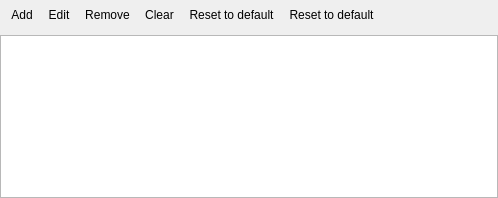
<?xml version="1.0" encoding="UTF-8"?>
<ui version="4.0">
 <class>pEnvironmentVariablesEditor</class>
 <widget class="QWidget" name="pEnvironmentVariablesEditor">
  <property name="geometry">
   <rect>
    <x>0</x>
    <y>0</y>
    <width>498</width>
    <height>198</height>
   </rect>
  </property>
  <property name="windowTitle">
   <string>Environment Variables Editor</string>
  </property>
  <layout class="QVBoxLayout" name="verticalLayout">
   <property name="margin">
    <number>0</number>
   </property>
   <item>
    <widget class="QToolBar" name="tbActions">
     <property name="iconSize">
      <size>
       <width>22</width>
       <height>22</height>
      </size>
     </property>
     <property name="floatable">
      <bool>false</bool>
     </property>
     <addaction name="aAdd"/>
     <addaction name="aEdit"/>
     <addaction name="aRemove"/>
     <addaction name="aClear"/>
     <addaction name="aResetDefault"/>
     <addaction name="aResetSystem"/>
    </widget>
   </item>
   <item>
    <widget class="QTreeView" name="tvVariables">
     <property name="indentation">
      <number>0</number>
     </property>
    </widget>
   </item>
  </layout>
  <action name="aAdd">
   <property name="icon">
    <iconset resource="../../../resources/fresh.qrc">
     <normaloff>:/fresh/icons/add.png</normaloff>:/fresh/icons/add.png</iconset>
   </property>
   <property name="text">
    <string>Add</string>
   </property>
   <property name="toolTip">
    <string>Add a new variable</string>
   </property>
  </action>
  <action name="aEdit">
   <property name="icon">
    <iconset resource="../../../resources/fresh.qrc">
     <normaloff>:/fresh/icons/edit.png</normaloff>:/fresh/icons/edit.png</iconset>
   </property>
   <property name="text">
    <string>Edit</string>
   </property>
   <property name="toolTip">
    <string>Edit the selected variable</string>
   </property>
  </action>
  <action name="aRemove">
   <property name="icon">
    <iconset resource="../../../resources/fresh.qrc">
     <normaloff>:/fresh/icons/remove.png</normaloff>:/fresh/icons/remove.png</iconset>
   </property>
   <property name="text">
    <string>Remove</string>
   </property>
   <property name="toolTip">
    <string>Remove the selected variable</string>
   </property>
   <property name="shortcut">
    <string>Del</string>
   </property>
  </action>
  <action name="aClear">
   <property name="icon">
    <iconset resource="../../../resources/fresh.qrc">
     <normaloff>:/fresh/icons/clear.png</normaloff>:/fresh/icons/clear.png</iconset>
   </property>
   <property name="text">
    <string>Clear</string>
   </property>
   <property name="toolTip">
    <string>Clear all variables</string>
   </property>
  </action>
  <action name="aResetSystem">
   <property name="icon">
    <iconset resource="../../../resources/fresh.qrc">
     <normaloff>:/fresh/icons/restore.png</normaloff>:/fresh/icons/restore.png</iconset>
   </property>
   <property name="text">
    <string>Reset to default</string>
   </property>
   <property name="toolTip">
    <string>Reset to system variables</string>
   </property>
  </action>
  <action name="aResetDefault">
   <property name="icon">
    <iconset resource="../../../resources/fresh.qrc">
     <normaloff>:/fresh/icons/reload.png</normaloff>:/fresh/icons/reload.png</iconset>
   </property>
   <property name="text">
    <string>Reset to default</string>
   </property>
   <property name="toolTip">
    <string>Reset to default variables</string>
   </property>
  </action>
 </widget>
 <resources>
  <include location="../../../resources/fresh.qrc"/>
 </resources>
 <connections/>
</ui>
